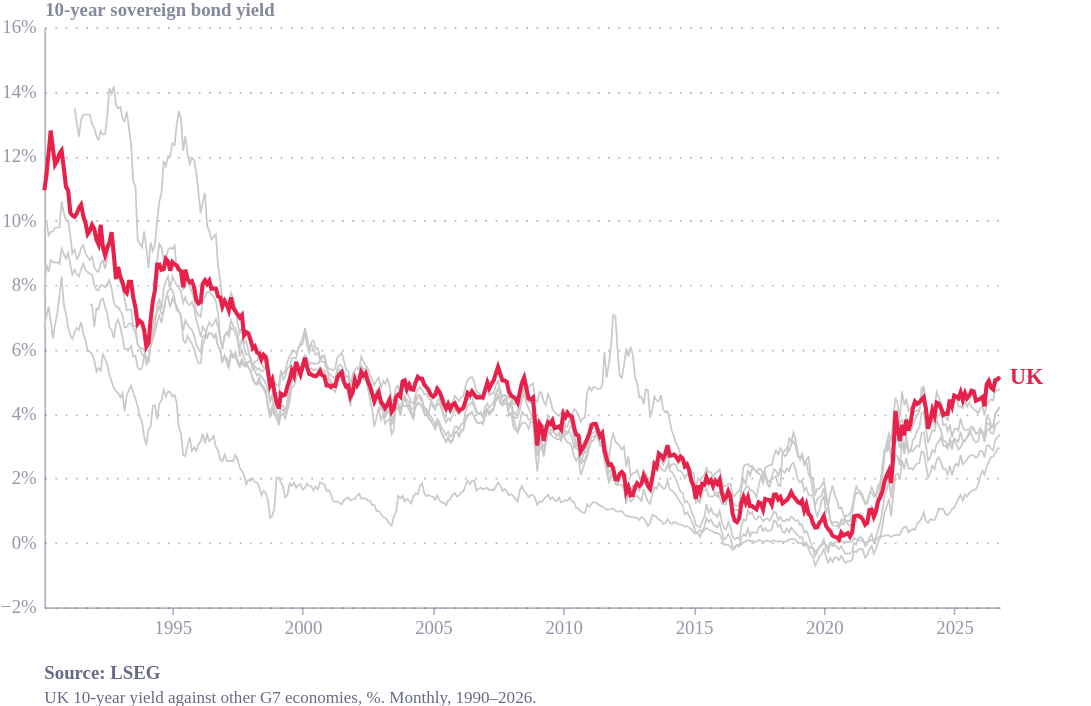

This figure's notebook cell:
### Code cell
import pandas as pd
import altair as alt
from ecostyles import EcoStyles

styles = EcoStyles(); styles.register_and_enable_theme()

raw = pd.read_excel("../Data/10YT.xlsx")
raw = raw[~raw.iloc[:, 1].astype(str).str.strip().str.lower().eq("close")]

ric_to_country = {"GB10YT=RR":"United Kingdom","US10YT=RR":"United States","DE10YT=RR":"Germany",
    "FR10YT=RR":"France","IT10YT=RR":"Italy","JP10YT=RR":"Japan","CA10YT=RR":"Canada"}
raw = raw.rename(columns={raw.columns[0]:"date"})
raw.columns = ["date"] + [c.split(" ")[0] for c in raw.columns[1:]]
raw = raw.rename(columns=ric_to_country)

raw["date"] = pd.to_datetime(raw["date"], dayfirst=True, errors="coerce")
long = raw.melt(id_vars="date", var_name="country", value_name="yield")
long["yield"] = pd.to_numeric(long["yield"], errors="coerce")
long = long.dropna(subset=["date","yield"]).sort_values("date")
long = (long.set_index("date").groupby("country")["yield"].resample("ME").last()
        .reset_index().dropna(subset=["yield"]))
long = long[long.country.isin(ric_to_country.values())]

others = long[long.country != "United Kingdom"]
uk = long[long.country == "United Kingdom"]

# grey context lines (all other G7), one per country
context = alt.Chart(others).mark_line(strokeWidth=1, color="#C9C9C9").encode(
    x=alt.X("date:T", axis=alt.Axis(format="%Y", tickCount=8), title=None),
    y=alt.Y("yield:Q", title="10-year sovereign bond yield",
            axis=alt.Axis(labelExpr="datum.label + '%'")),
    detail="country:N")

# UK: bold, house red
uk_line = alt.Chart(uk).mark_line(strokeWidth=2.4, color="#E6224B").encode(
    x="date:T", y="yield:Q")

uk_label = alt.Chart(uk).mark_text(
    align="left", dx=6, fontSize=13, fontWeight="bold", color="#E6224B").encode(
    x=alt.X("date:T", aggregate="max"),
    y=alt.Y("yield:Q", aggregate={"argmax": "date"}),
    text=alt.value("UK"))

caption = alt.Title(
    text="Source: LSEG",
    subtitle=["UK 10-year yield against other G7 economies, %. Monthly, 1990–2026."],
    orient="bottom", anchor="start",
    fontSize=11, subtitleFontSize=10,
    color="#676A86", subtitleColor="#676A86", dy=12)

chart = (
    (context + uk_line + uk_label)
    .properties(width=560, height=340, padding={"right":28}, title=caption)
    .configure(background="white", font="Circular Std")
    .configure_view(fill="transparent", stroke="transparent"))

styles.save(chart, name="g7_yields_uk", svg=True)
chart

### Figure 1 — Vega-Lite specification as saved in the notebook (floating-point values rounded to 4 significant figures; data arrays with more than 128 entries replaced by an {"elided": "..."} marker saying what was removed)
{"config": {"font": "Circular Std", "text": {"color": "#676A86", "align": "left", "baseline": "middle", "dx": 7, "dy": 0, "fontSize": 11}, "view": {"stroke": "transparent", "continuousWidth": 400, "continuousHeight": 300, "discreteWidth": 400, "discreteHeight": 300, "fill": "transparent"}, "range": {"category": ["#36B7B4", "#E6224B", "#F4C245", "#0063AF", "#00A767", "#179FDB", "#EB5C2E", "#5C267B", "#122B39"], "diverging": ["#E6224B", "#E54753", "#C9C9C9", "#179FDB", "#122B39"], "heatmap": ["#C9C9C9", "#179FDB", "#0063AF", "#122B39"], "ordinal": ["#00A767", "#36B7B4", "#179FDB", "#0063AF", "#243B5A"]}, "bar": {"color": "#179fdb"}, "line": {"color": "#e6224b"}, "rule": {"color": "#676A86"}, "area": {"opacity": 0.8}, "point": {"filled": true, "size": 80, "color": "#e6224b", "opacity": 0.95}, "geoshape": {"stroke": "white", "strokeWidth": 0.3}, "rect": {"fill": "#d6d4d4", "opacity": 0.3}, "axis": {"labelColor": "#676A86", "labelFontSize": 11, "labelFont": "Circular Std", "labelOpacity": 0.7, "tickColor": "#676A86", "tickOpacity": 0.5, "domainColor": "#676A86", "domainOpacity": 0.5, "gridColor": "#676A86", "gridDash": [2, 2], "gridOpacity": 0.5, "title": null, "titleColor": "#676A86", "titleOpacity": 0.8, "tickSize": 4}, "axisXDiscrete": {"grid": false, "labelAngle": 0, "tickCount": 10, "tickOpacity": 0.5, "title": null}, "axisYDiscrete": {"ticks": false, "labelPadding": 5}, "axisXTemporal": {"grid": false, "ticks": true}, "axisXQuantitative": {"grid": true}, "axisYQuantitative": {"gridColor": "#676A86", "gridDash": [1, 5], "gridOpacity": 0.5, "ticks": false, "labelPadding": 5, "tickCount": 8, "titleAngle": 0, "titleAlign": "left", "titleBaseline": "bottom", "titleX": 0, "titleY": -5}, "title": {"color": "#676A86E6", "subtitleColor": "#676A86", "font": "Circular Std", "subtitleFont": "Circular Std", "anchor": "start", "fontSize": 14, "subtitleFontSize": 12, "subtitlePadding": 4, "offset": 0, "frame": "group"}, "legend": {"titleColor": "#122b39", "title": null, "labelColor": "#122b39", "labelFontSize": 11}, "background": "white"}, "layer": [{"data": {"name": "data-a0754ab29cd5465b4481a36b976088de"}, "mark": {"type": "line", "color": "#C9C9C9", "strokeWidth": 1}, "encoding": {"detail": {"field": "country", "type": "nominal"}, "x": {"axis": {"format": "%Y", "tickCount": 8}, "field": "date", "title": null, "type": "temporal"}, "y": {"axis": {"labelExpr": "datum.label + '%'"}, "field": "yield", "title": "10-year sovereign bond yield", "type": "quantitative"}}}, {"data": {"name": "data-9eac4024c24fc6f48b3e964628ce1185"}, "mark": {"type": "line", "color": "#E6224B", "strokeWidth": 2.4}, "encoding": {"x": {"field": "date", "type": "temporal"}, "y": {"field": "yield", "type": "quantitative"}}}, {"data": {"name": "data-9eac4024c24fc6f48b3e964628ce1185"}, "mark": {"type": "text", "align": "left", "color": "#E6224B", "dx": 6, "fontSize": 13, "fontWeight": "bold"}, "encoding": {"text": {"value": "UK"}, "x": {"aggregate": "max", "field": "date", "type": "temporal"}, "y": {"aggregate": {"argmax": "date"}, "field": "yield", "type": "quantitative"}}}], "height": 340, "padding": {"right": 28}, "title": {"text": "Source: LSEG", "anchor": "start", "color": "#676A86", "dy": 12, "fontSize": 11, "orient": "bottom", "subtitle": ["UK 10-year yield against other G7 economies, %. Monthly, 1990–2026."], "subtitleColor": "#676A86", "subtitleFontSize": 10}, "width": 560, "$schema": "https://vega.github.io/schema/vega-lite/v6.4.1.json", "datasets": {"data-a0754ab29cd5465b4481a36b976088de": {"elided": "2561 records"}, "data-9eac4024c24fc6f48b3e964628ce1185": {"elided": "441 records"}}}
